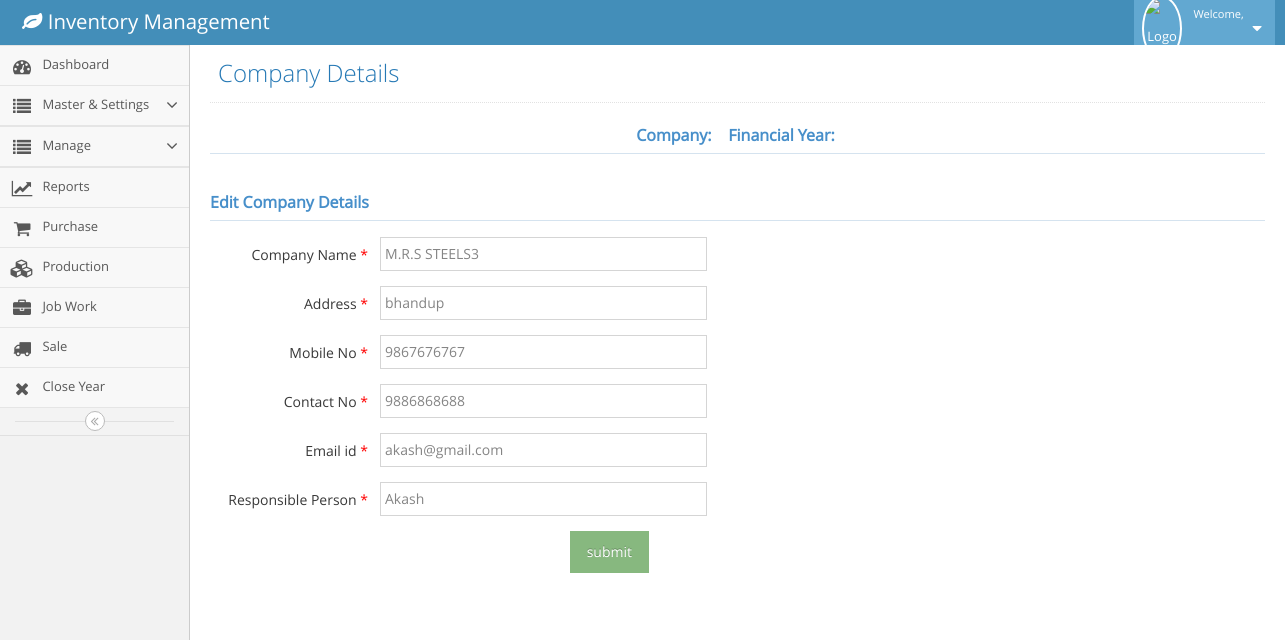
/editcompany.php?id=5 (signed in), run on the app's committed database.
### tables this page shows
CREATE TABLE `company` (
  `id` int(11) NOT NULL,
  `companyName` varchar(50) NOT NULL,
  `address` varchar(100) NOT NULL,
  `mobileNo` varchar(30) NOT NULL,
  `contact` varchar(15) NOT NULL,
  `email` varchar(30) NOT NULL,
  `responsiblePerson` varchar(30) NOT NULL,
  `createdOn` timestamp NOT NULL DEFAULT CURRENT_TIMESTAMP
);

### editcompany.php (the view, shortened to what this page needs)
<!DOCTYPE html>
<?php
	include('config.php');
	$fy=$_SESSION['fy'];
	$company=$_SESSION['cname'];
	  $id=$_GET['id'];
 ?>
<html lang="en">
	<head>
		<link rel="stylesheet" href="assets/css/bootstrap.min.css" />
		<link rel="stylesheet" href="assets/font-awesome/4.5.0/css/font-awesome.min.css" />
		<link rel="stylesheet" href="assets/css/ace.min.css" class="ace-main-stylesheet" id="main-ace-style" />
		<link rel="stylesheet" href="assets/css/ace-skins.min.css" />
		<link rel="stylesheet" href="assets/css/ace-rtl.min.css" />
	</head>
	<body class="no-skin">
		<?php include('navbar.php') ?>
		<div class="main-container ace-save-state" id="main-container">
			<?php include('menubar.php') ?>
			<div class="main-content">
				<div class="main-content-inner">
					<div class="page-content">
						<div class="page-header">
							<h1>
						Company Details
							</h1>
						</div>
						<h5 class="header blue lighter bigger" align="center">
												<b>Company:&nbsp; <?php echo $company ?>  &nbsp;
												Financial Year:&nbsp; <?php echo $fy ?> </b>
											</h5>
						<div class="row">
							<div class="col-xs-12">
								<?php
													$query=mysqli_query($conn,"select * from company where id='$id'");
													while($row=mysqli_fetch_array($query))
													{
														$name=$row['companyName'];
														$address=$row['address'];
														$mobile=$row['mobileNo'];
														$contactno=$row['contact'];
														$email=$row['email'];
														$responperson=$row['responsiblePerson'];
														}
													?>
								<form class="form-horizontal" method="POST" action="editcompanyprocess.php" class="pull-right">
											<h5 class="header blue lighter bigger"><b>
												<?php if(@isset($_GET['error'])){echo $_GET['error'];} else{echo 'Edit Company Details';} ?></b>
											</h5>
									<div class="form-group">
										<label class="col-sm-1 control-label no-padding-right" for="form-field-1"  style="width: 170px;"> Company Name  <span style="color:red">*</span> </label>
										<div class="col-sm-9">
											<input type="text"  name="companyname"  value="<?php echo $name ; ?>" class="col-xs-10 col-sm-5">
										</div>
									</div>
									<div class="form-group">
										<label class="col-sm-1 control-label no-padding-right" for="form-field-1" style="width: 170px;"> Address <span style="color:red">*</span></label>
										<div class="col-sm-9">
											<input type="text"   name="address"  value="<?php echo $address ; ?>" class="col-xs-10 col-sm-5" />
										</div>
									</div>
									<div class="form-group">
										<label class="col-sm-1 control-label no-padding-right" for="form-field-1" style="width: 170px;"> Mobile No <span style="color:red">*</span></label>
										<div class="col-sm-9">
											<input type="tel"  pattern="[789][0-9]{9}"  maxlength="10" id="form-field-1" name="mobileno"  value="<?php echo $mobile ; ?>" class="col-xs-10 col-sm-5" />
										</div>
									</div>
									<div class="form-group">
										<label class="col-sm-1 control-label no-padding-right" for="form-field-1" style="width: 170px;" > Contact No <span style="color:red">*</span></label>
										<div class="col-sm-9">
											<input type="tel"  pattern="[789][0-9]{9}" maxlength="10" id="form-field-1" name="contactno"  value="<?php echo $contactno ; ?>" class="col-xs-10 col-sm-5" />
										</div>
									</div>
									<div class="form-group">
										<label class="col-sm-1 control-label no-padding-right" for="form-field-1" style="width: 170px;"> Email id <span style="color:red">*</span></label>
										<div class="col-sm-9">
											<input type="email" name="emailid"  value="<?php echo $email ; ?>" class="col-xs-10 col-sm-5" />
										</div>
									</div>
										<div class="form-group">
										<label class="col-sm-1 control-label no-padding-right" for="form-field-1" style="width: 170px;"> Responsible Person <span style="color:red">*</span> </label>
										<div class="col-sm-9">
											<input type="text" name="responperson"  value="<?php echo $responperson ; ?>" class="col-xs-10 col-sm-5" />
										</div>
									</div>
									<div class="form-group">
									<div class="col-md-offset-4 col-md-9">
										<input type="Submit" class="btn btn-bg btn-success" type="button" name="btnsubmit" value="submit"/>
									</div>
								</div>
								</form>
					</div>
				</div>
			</div>
		</div>
</div>
</div>
	</body>
</html>

### data on the page
company: companyname "M.R.S STEELS3", address "bhandup", mobileno "9867676767", contactno "9886868688", emailid "akash@gmail.com", responperson "Akash"
